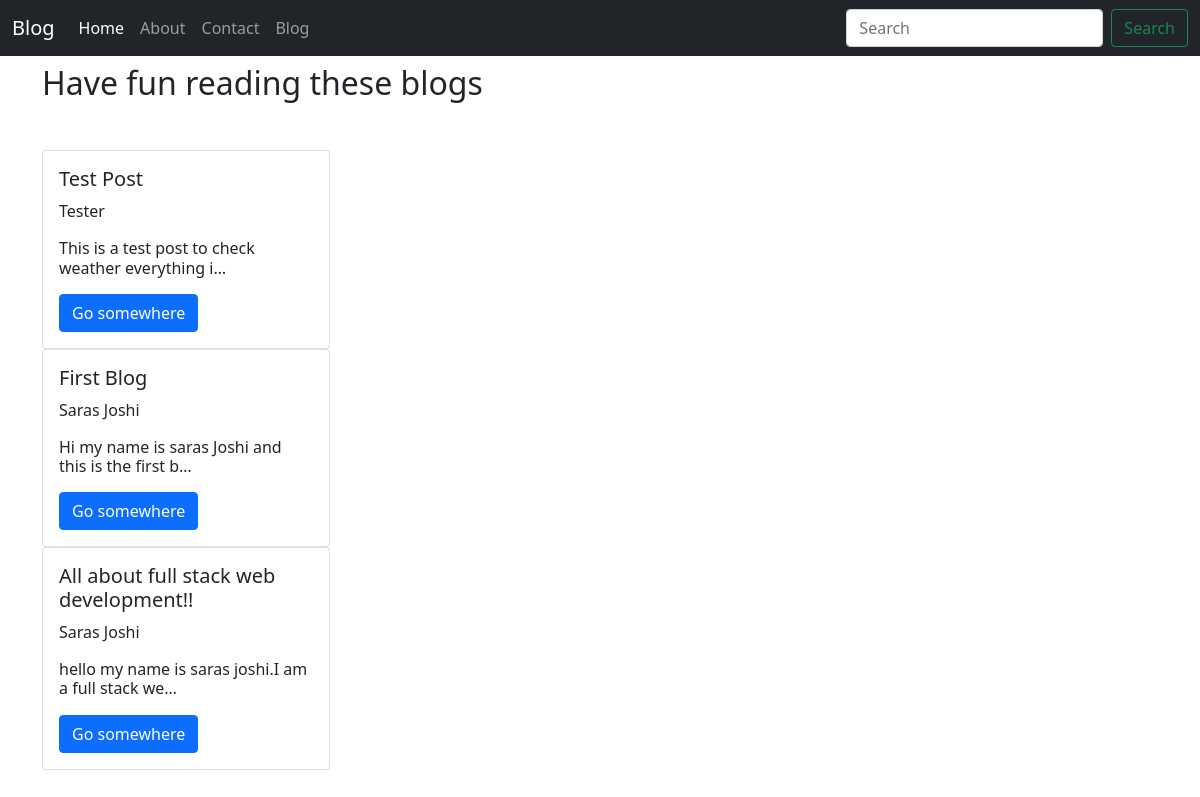
Screenshot of /blog/ with the database file from the repository.
### mainApp/models.py (models this page shows, shortened)
class Post(models.Model):
    srno = models.AutoField(primary_key = True)
    title = models.CharField(max_length = 55)
    author = models.CharField(max_length = 55)
    slug = models.CharField(max_length = 150)
    timestamp = models.DateTimeField(blank=True)
    content = models.TextField()

### mainApp/views.py (the view)
# urls.py: path('', views.blogpost, name='home'),
def blogpost(request):
     allPosts = Post.objects.all()
     context = {'allPosts':allPosts}
     return render(request,'blog/blogpost.html',context)

### templates/blog/blogpost.html (shortened to what this page needs)
{% extends 'base.html' %}
{% block body %}
<div class="container">
    <h2 class="my-2">Have fun reading these blogs</h2>
</div>
<div class="container">
    <div class="my-5">
    {% for post in allPosts%}
        <div class="card" style="width: 18rem;">
            <div class="card-body">
                <h5 class="card-title">{{post.title}}</h5>
                <p class="card-text">{{post.author}}
                <h6 class="card-title">{{post.content| truncatechars:50}}</h6>
                </p>
                <a href="/blog/{{post.slug}}" class="btn btn-primary">Go somewhere</a>
            </div>
        </div>
        {% endfor %}
    </div>
</div>
{% endblock body %}

### templates/base.html (shortened to what this page needs)
<!doctype html>
<html lang="en">
<head>
  <link href="https://cdn.jsdelivr.net/npm/bootstrap@5.0.0-beta1/dist/css/bootstrap.min.css" rel="stylesheet"
>
</head>
<body>
  <nav class="navbar navbar-expand-lg navbar-dark bg-dark">
    <div class="container-fluid">
      <a class="navbar-brand" href="/">Blog</a>
      <div class="collapse navbar-collapse" id="navbarSupportedContent">
        <ul class="navbar-nav me-auto mb-2 mb-lg-0">
          <li class="nav-item">
            <a class="nav-link active" aria-current="page" href="/">Home</a>
          </li>
          <li class="nav-item">
            <a class="nav-link" href="/about">About</a>
          </li>
          <li class="nav-item">
            <a class="nav-link" href="/contact">Contact</a>
          </li>
          <li class="nav-item">
            <a class="nav-link" href="/blog">Blog</a>
          </li>
        </ul>
        <form class="d-flex">
          <input class="form-control me-2" type="search" placeholder="Search" aria-label="Search">
          <button class="btn btn-outline-success" type="submit">Search</button>
        </form>
      </div>
    </div>
  </nav>
  {% block body %}
  {% endblock body %}
</body>
</html>

### rows the page displays
Post: title "Test Post", author "Tester", content "This is a test post to check weather everything i…"
Post: title "First Blog", author "Saras Joshi", content "Hi my name is saras Joshi and this is the first b…"
Post: title "All about full stack web development!!", author "Saras Joshi", content "hello my name is saras joshi.I am a full stack we…"
